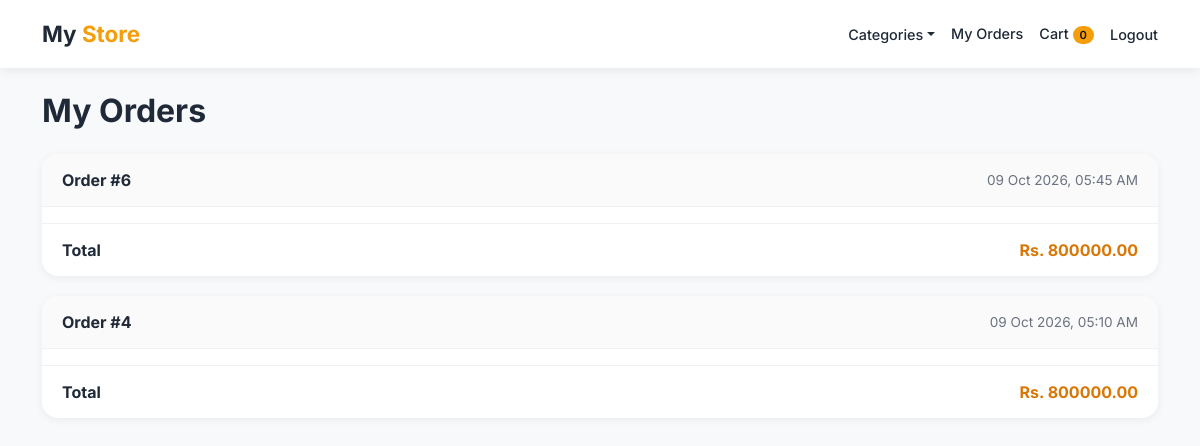
Page /orders/my-orders/ (signed in) on the earlier database version.
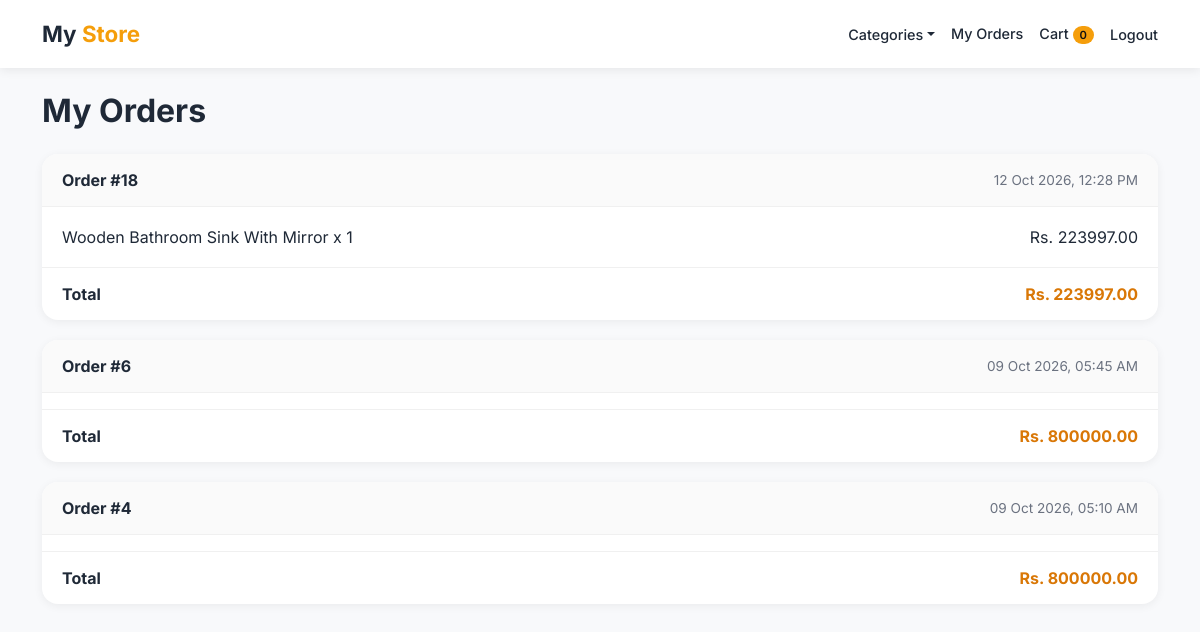
Same page on the later database version.
### orders/models.py (models this page shows, shortened)
class Order(models.Model):
    user = models.ForeignKey(User,on_delete=models.SET_NULL , null=True , blank=True)
    full_name = models.CharField(max_length=100)
    phone = models.CharField(max_length=20)
    address = models.TextField()
    total = models.DecimalField(max_digits=10, decimal_places=2)
    created_at = models.DateTimeField(auto_now_add=True)
    payment_status = models.CharField(
        max_length=20,
        default='pending'
    )
    stripe_session_id = models.CharField(
        max_length=255,
        blank=True,
        null=True
    )

class OrderItem(models.Model):
    order = models.ForeignKey(Order, on_delete=models.CASCADE, related_name='items')
    product = models.ForeignKey(Product, on_delete=models.CASCADE)
    price = models.DecimalField(max_digits=10, decimal_places=2)
    quantity = models.PositiveIntegerField(default=1)

### store/models.py (models this page shows, shortened)
class Product(models.Model):
    category = models.ForeignKey(Category, on_delete=models.CASCADE)
    name = models.CharField(max_length=100)
    slug = models.SlugField(unique=True)
    description = models.TextField()
    price = models.DecimalField(max_digits=10, decimal_places=2)
    image = models.ImageField(upload_to='products/')

### orders/views.py (the view)
# urls.py: path('my-orders/', views.my_orders, name='my_orders'),
@login_required
def my_orders(request):
    orders = Order.objects.filter(
        user=request.user
    ).order_by('-created_at')
    return render(
        request,
        'orders/my_orders.html',
        {'orders': orders},
    )

### cart/context_processors.py (called while the page is built)
def cart_count(request):
    cart = request.session.get('cart' , {})
    return { 'cart_count': sum(cart.values()) }

### store/context_processors.py (called while the page is built)
def nav_categories(request):
    return {'nav_categories' : Category.objects.all()}

### orders/templates/orders/my_orders.html (shortened to what this page needs)
{% extends "store/base.html" %}
{% load static %}
{% block extra_css %}
    <link rel="stylesheet" href="{% static 'orders/css/my_orders.css' %}">
{% endblock %}
{% block content %}
    <h2 class="orders-title mb-4">My Orders</h2>
    {% for order in orders %}
        <div class="order-card">
            <div class="order-head">
                <span class="order-id">Order #{{ order.id }}</span>
                <span class="order-date">{{ order.created_at|date:"d M Y, h:i A" }}</span>
            </div>
            <div class="order-body">
                {% for item in order.items.all %}
                    <div class="order-line">
                        <span>{{ item.product.name }} x {{ item.quantity }}</span>
                        <span>Rs. {{ item.price }}</span>
                    </div>
                {% endfor %}
            </div>
            <div class="order-foot">
                <span>Total</span>
                <span>Rs. {{ order.total }}</span>
            </div>
        </div>
    {% empty %}
        <div class="no-orders">
            <h5>You haven’t placed any order yet.</h5>
            <p class="text-muted">Choose something you like and place your first order!</p>
            <a href="{% url 'home' %}" class="btn btn-primary rounded-pill px-4">Start Shopping</a>
        </div>
    {% endfor %}
{% endblock %}

Differences in the rows shown:
added Order: id "18", created_at "12 Oct 2026, 12:28 PM", total "223997.00"
added OrderItem: product.name "Wooden Bathroom Sink With Mirror", quantity "1", price "223997.00"
